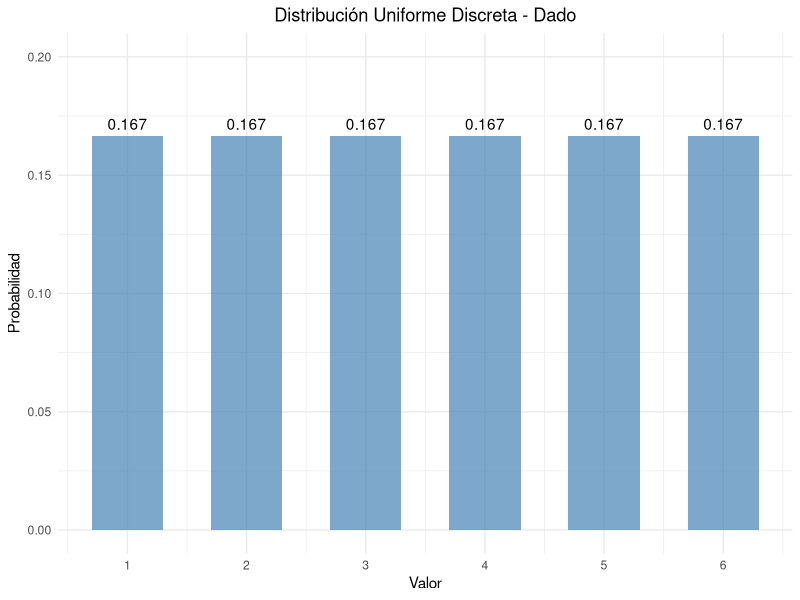
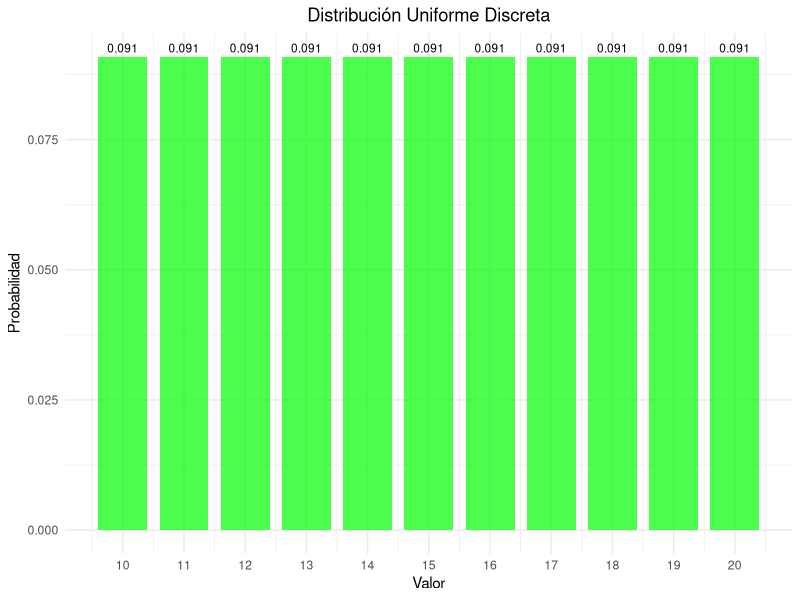
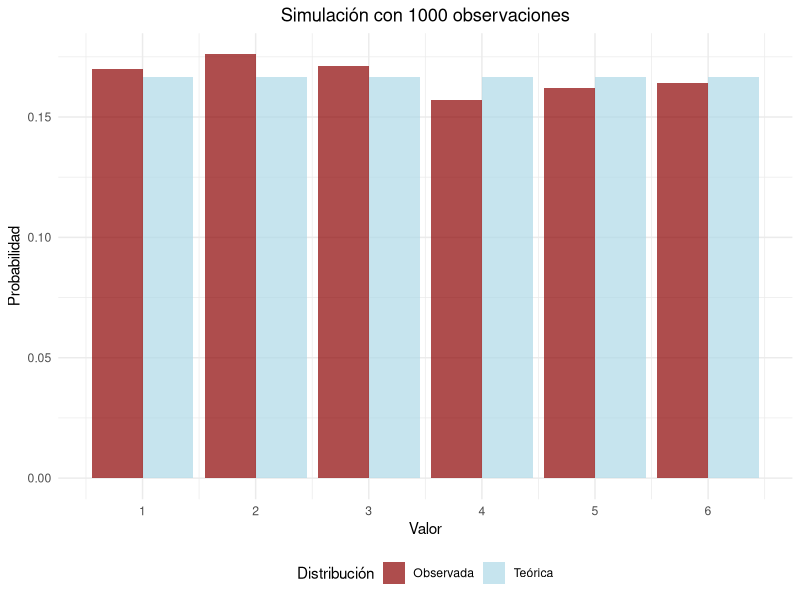
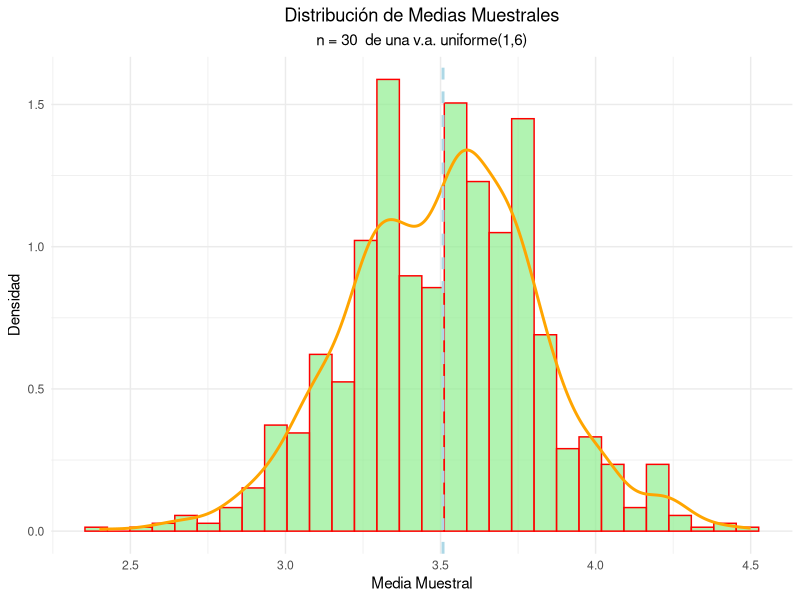
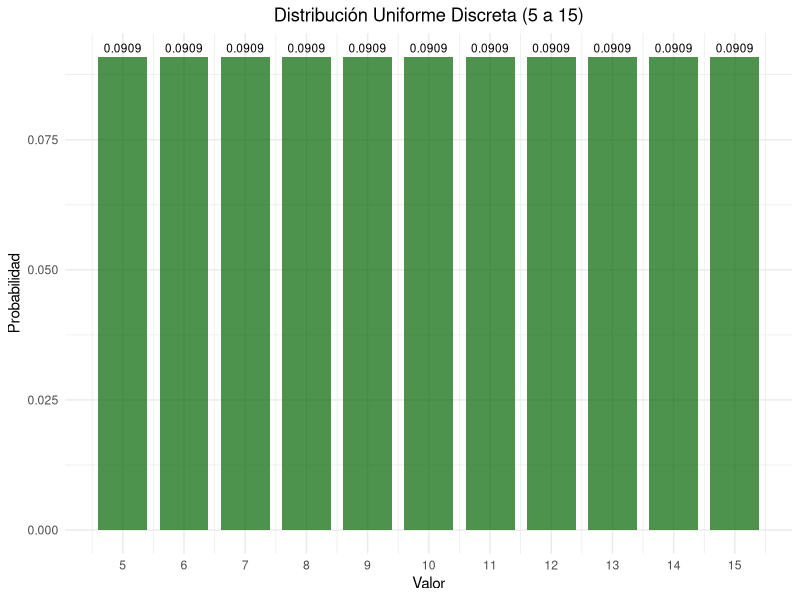
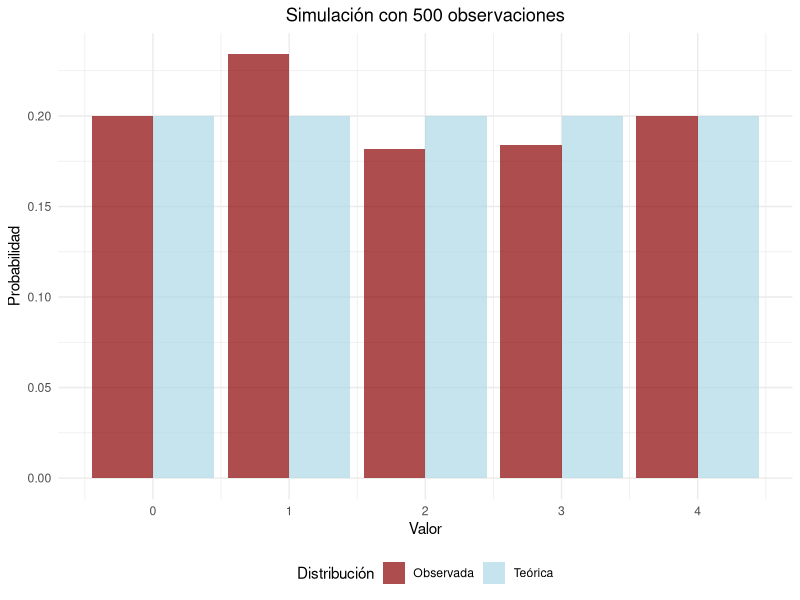

R code for these plots, in order:
## ---- chunk 1
#| label: setup
#| include: false
library(tidyverse)
library(kableExtra)
library(gridExtra)
## ---- chunk 2
#| code-fold: true
#| label: dado-ejemplo

# Parámetros del dado
x_1 <- 1
x_6 <- 6
valores <- x_1:x_6
probabilidades <- rep(1/length(valores), length(valores))

# Crear data frame
dado_data <- data.frame(
  Valor = valores,
  Probabilidad = probabilidades
)

# Mostrar tabla
kable(dado_data, 
      caption = "Distribución de probabilidad de un dado",
      align = "cc") %>%
  kable_styling(bootstrap_options = "striped")
## ---- chunk 3
#| code-fold: true
#| label: parametros-dado
# Media
media <- sum(dado_data$Valor)/length(dado_data$Valor)
cat("Media:", media, "\n")

# Varianza
varianza <- sum((dado_data$Valor- media)^2)/length(dado_data$Valor)
cat("Varianza:", varianza, "\n")

# Desviación estándar
desv_std <- sqrt(varianza)
cat("Desviación estándar:", round(desv_std, 4), "\n")
## ---- chunk 4
#| code-fold: true
#| label: grafico-dado
#| fig-cap: "Función de probabilidad de un dado"

ggplot(dado_data, aes(x = Valor, y = Probabilidad)) +
  geom_col(fill = "steelblue", alpha = 0.7, width = 0.6) +
  geom_text(aes(label = round(Probabilidad, 3)), vjust = -0.5) +
  scale_x_continuous(breaks = valores) +
  scale_y_continuous(limits = c(0, 0.20)) +
  labs(title = "Distribución Uniforme Discreta - Dado",
       x = "Valor",
       y = "Probabilidad") +
  theme_minimal() +
  theme(plot.title = element_text(hjust = 0.5),
        plot.subtitle = element_text(hjust = 0.5))
## ---- chunk 5
#| code-fold: true
#| label: ejemplo-numeros

x2_1 <- 10
x2_n <- 20
valores2 <- x2_1:x2_n
probabilidades2 <- rep(1/(length(valores2)), length(valores2))

# Data_frame
data2 <- data.frame(
  Valor = valores2,
  Probabilidad = probabilidades2
)

# Parámetros estadísticos
media2 <- mean(data2$Valor)
varianza2 <- sum((data2$Valor - media2)^2)/length(data2$Valor)
desv_std2 <- sqrt(varianza2)

cat("Media:", media2, "\n")
cat("Varianza:", round(varianza2, 4), "\n")
cat("Desviación estándar:", round(desv_std2, 4), "\n")
## ---- chunk 6
#| label: grafico-numeros
#| fig-cap: "Distribución uniforme discreta entre 10 y 20"


ggplot(data2, aes(x = Valor, y = Probabilidad)) +
  geom_col(fill = "green", alpha = 0.7, width = 0.8) +
  geom_text(aes(label = round(Probabilidad, 3)), 
            vjust = -0.5, size = 3) +
  scale_x_continuous(breaks = seq(10, 20, 1)) +
  labs(title = "Distribución Uniforme Discreta",
       x = "Valor",
       y = "Probabilidad") +
  theme_minimal() +
  theme(plot.title = element_text(hjust = 0.5),
        plot.subtitle = element_text(hjust = 0.5))
## ---- chunk 7
#| code-fold: true
#| label: simulacion

# Generar 1000 números aleatorios
set.seed(123)
n_sim <- 1000
muestra <- sample(1:6, n_sim, replace = TRUE)

# Frecuencias observadas
freq_obs <- table(muestra)
freq_rel <- prop.table(freq_obs)

# Comparar con probabilidades teóricas
comparacion <- data.frame(
  Valor = 1:6,
  Prob_Teorica = rep(1/6, 6),
  Freq_Observada = as.numeric(freq_rel)
)

kable(comparacion, 
      caption = "Comparación entre probabilidades teóricas y observadas",
      col.names = c("Valor", "Prob. Teórica", "Freq. Observada"),
      digits = 4) |> 
  kable_styling(bootstrap_options = "striped")
## ---- chunk 8
#| code-fold: true
#| label: grafico-simulacion
#| fig-width: 8
#| fig-height: 6
#| fig-align: "center"
#| fig-cap: "Comparación entre distribución teórica y simulada"


# Preparar datos para el gráfico
comp_long <- comparacion |> 
  pivot_longer(cols = c(Prob_Teorica, Freq_Observada),
               names_to = "Tipo",
               values_to = "Probabilidad") |> 
  mutate(Tipo = case_when(
    Tipo == "Prob_Teorica" ~ "Teórica",
    Tipo == "Freq_Observada" ~ "Observada"
  ))

ggplot(comp_long, aes(x = Valor, y = Probabilidad, fill = Tipo)) +
  geom_col(position = "dodge", alpha = 0.7) +
  scale_x_continuous(breaks = 1:6) +
  scale_fill_manual(values = c("Teórica" = "lightblue", "Observada" = "darkred")) +
  labs(title = paste("Simulación con", n_sim, "observaciones"),
       x = "Valor",
       y = "Probabilidad",
       fill = "Distribución") +
  theme_minimal() +
  theme(plot.title = element_text(hjust = 0.5),
        legend.position = "bottom")
## ---- chunk 9
#| code-fold: true
#| label: limite-central
#| fig-width: 8
#| fig-height: 6
#| fig-align: "center"
#| fig-cap: "Verificación del Teorema del Límite Central"
# Simular medias muestrales
set.seed(456)
k_muestra <- 1000
n_muestra <- 30

medias_muestrales <- replicate(k_muestra, {
  muestra <- sample(1:6, n_muestra, replace = TRUE)
  mean(muestra)
})

# Crear histograma
hist_data <- data.frame(Medias = medias_muestrales)

ggplot(hist_data) +
  geom_histogram(aes(x=Medias, after_stat(density)), bins = 30, 
                 fill = "lightgreen", alpha = 0.7, color = "red") +
  geom_density(aes(x = Medias), color = "orange", linewidth = 1) +
  geom_vline(xintercept = mean(medias_muestrales), 
             color = "lightblue", linetype = "dashed", linewidth = 1) +
  labs(title = "Distribución de Medias Muestrales",
       subtitle = paste("n =", n_muestra, " de una v.a. uniforme(1,6)"),
       x = "Media Muestral",
       y = "Densidad") +
  theme_minimal() +
  theme(plot.title = element_text(hjust = 0.5),
        plot.subtitle = element_text(hjust = 0.5))

# Estadísticas
cat("Media teórica:", (1+6)/2, "\n")
cat("Media observada:", round(mean(medias_muestrales), 4), "\n")
cat("Varianza teórica de la media:", round(((6-1+1)^2-1)/12/n_muestra, 4), "\n")
cat("Varianza observada de la media:", round(var(medias_muestrales), 4), "\n")
## ---- chunk 10
#| label: exr-muestras-solucion
#| code-fold: true

# Parámetros
x_1 <- 1
x_n <- 8
valores <- x_1:x_n
n <- length(valores)
probabilidad <- 1/n

# Crear data frame de distribución
distribucion_ex1 <- data.frame(
  Valor = valores,
  Probabilidad = rep(probabilidad, n),
  Es_Par = valores %% 2 == 0
)

# Cálculo de la probabilidad P(X es par)
prob_par <- sum(distribucion_ex1$Probabilidad[distribucion_ex1$Es_Par == TRUE])

# Mostrar tabla de distribución
# library(kableExtra)
kable(distribucion_ex1, 
      caption = "Distribución de probabilidad de la urna (1 a 8)",
      align = "ccc",
      digits = 4) %>%
  kable_styling(bootstrap_options = "striped")

# Resultado de la probabilidad
cat("Probabilidad de obtener un número par:", prob_par, "\n")
## ---- chunk 11
#| label: exr-enteros-solucion
#| code-fold: true
#| fig-cap: "Distribución uniforme discreta entre 5 y 15"

# Definir el rango de números
x2_1 <- 5
x2_n <- 15
valores2 <- x2_1:x2_n
n2 <- length(valores2)
probabilidad2 <- 1/n2

# Data_frame
data2 <- data.frame(
  Valor = valores2,
  Probabilidad = rep(probabilidad2, n2)
)

# Parámetros estadísticos
media2 <- mean(data2$Valor)
varianza2 <- sum((data2$Valor - media2)^2)/n2

# Visualización de la función de probabilidad
# library(ggplot2)
ggplot(data2, aes(x = Valor, y = Probabilidad)) +
  geom_col(fill = "darkgreen", alpha = 0.7, width = 0.8) +
  geom_text(aes(label = round(Probabilidad, 4)), 
            vjust = -0.5, size = 3) +
  scale_x_continuous(breaks = valores2) +
  labs(title = "Distribución Uniforme Discreta (5 a 15)",
       x = "Valor",
       y = "Probabilidad") +
  theme_minimal() +
  theme(plot.title = element_text(hjust = 0.5))

cat("Media E(X):", media2, "\n")
cat("Varianza Var(X):", varianza2, "\n")

## ---- chunk 12
#| label: exr-simulacion_4-solucion
#| code-fold: true
#| fig-cap: "Comparación entre distribución teórica y simulada (n=500)"

# Parámetros de la simulación
valores_sim <- 0:4
n_sim <- 500
prob_teorica <- 1 / length(valores_sim)

# Generar 500 números aleatorios
set.seed(42) # Usando la misma semilla para reproducibilidad
muestra_sim <- sample(valores_sim, n_sim, replace = TRUE)

# Frecuencias observadas
freq_obs <- table(factor(muestra_sim, levels = valores_sim)) # Asegura que 0:4 estén presentes
freq_rel_obs <- prop.table(freq_obs)

# Comparar con probabilidades teóricas
comparacion_sim <- data.frame(
  Valor = valores_sim,
  Prob_Teorica = rep(prob_teorica, length(valores_sim)),
  Freq_Observada = as.numeric(freq_rel_obs)
)

# Mostrar tabla de comparación
# library(kableExtra)
kable(comparacion_sim, 
      caption = "Comparación entre probabilidades teóricas y observadas (n=500)",
      col.names = c("Valor", "Prob. Teórica", "Freq. Observada"),
      digits = 4) %>%
  kable_styling(bootstrap_options = "striped")

# Preparar datos para el gráfico
# library(tidyverse)
comp_long <- comparacion_sim %>% 
  pivot_longer(cols = c(Prob_Teorica, Freq_Observada),
               names_to = "Tipo",
               values_to = "Probabilidad") %>% 
  mutate(Tipo = case_when(
    Tipo == "Prob_Teorica" ~ "Teórica",
    Tipo == "Freq_Observada" ~ "Observada"
  ))

# Visualización de la simulación
# library(ggplot2)
ggplot(comp_long, aes(x = Valor, y = Probabilidad, fill = Tipo)) +
  geom_col(position = "dodge", alpha = 0.7) +
  scale_x_continuous(breaks = valores_sim) +
  scale_fill_manual(values = c("Teórica" = "lightblue", "Observada" = "darkred")) +
  labs(title = paste("Simulación con", n_sim, "observaciones"),
       x = "Valor",
       y = "Probabilidad",
       fill = "Distribución") +
  theme_minimal() +
  theme(plot.title = element_text(hjust = 0.5),
        legend.position = "bottom")
